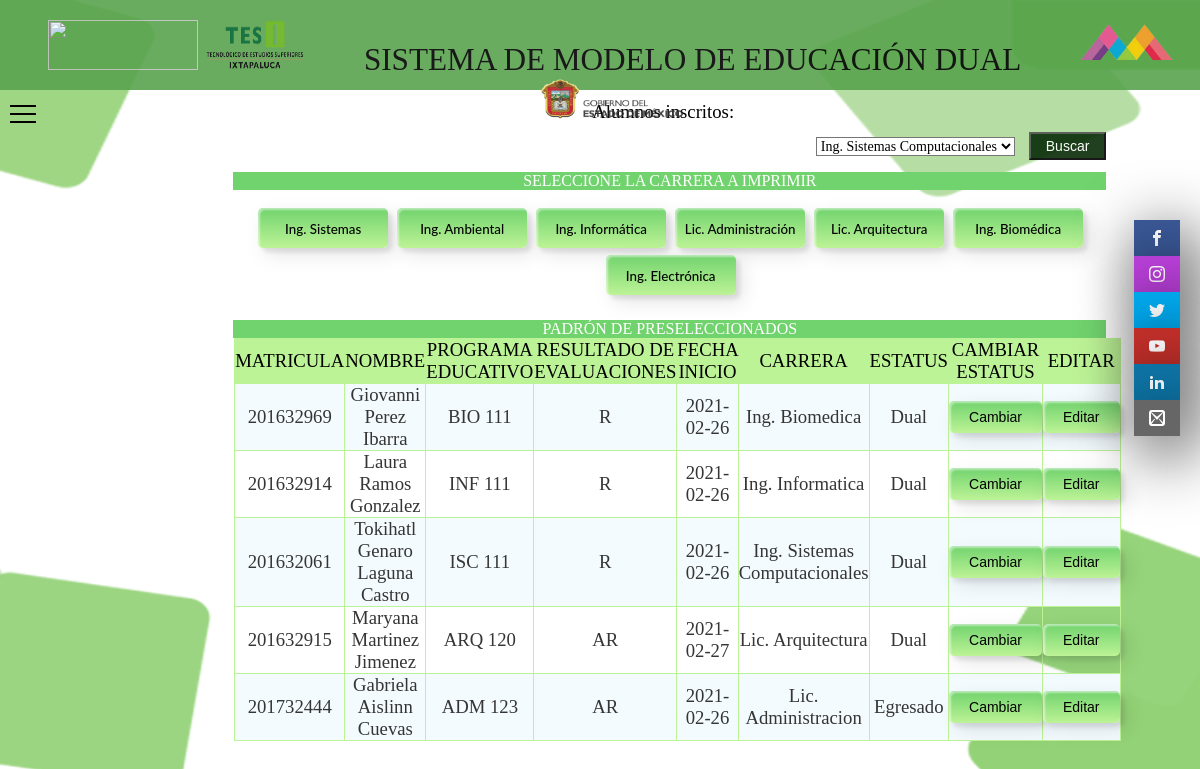
Page /verpadron.php (signed in) on the committed database.
### tables this page shows
CREATE TABLE `padron` (
  `id` int(10) NOT NULL,
  `matricula` int(10) NOT NULL,
  `Nombre_p` varchar(100) NOT NULL,
  `programa` varchar(100) NOT NULL,
  `resultado` varchar(100) NOT NULL,
  `fecha` varchar(100) NOT NULL,
  `carrera` varchar(100) NOT NULL,
  `estatus` varchar(50) NOT NULL
);

### verpadron.php (the view, shortened to what this page needs)
<?php
  $conexion=mysqli_connect('localhost','id16929386_modelodual','iU3EUE^6G<IzwOH$','id16929386_sistemadual');
 ?>
<!DOCTYPE html>
<html>
  <head>
    <link rel="stylesheet" type="text/css" href="css/alum-mentor.css"/>
    <link rel="stylesheet" type="text/css" href="fonts.css"/>
  </head>
<body class="grid-container">
  <header class="header">
      <img src="img/tecnm.png" alt="">
      <img src="img/tesi.png" alt="" class="image">
                    SISTEMA DE MODELO DE EDUCACIÓN DUAL
      <img src="img/edomex.png" alt="">
      <img src="img/gobierno.png" alt="">
  </header>
            <navbar class="navbar">
  <div class="screen">
    <div class="modal-container">
        <label id="label" for="input">
          <span class="hamburguer"></span>
          <span class="hamburguer"></span>
          <span class="hamburguer"></span>
        </label>
    </div>
  </div>
</navbar>
  <sidebar class="sidebar">
      <ul>
          <li><a href="https://www.facebook.com/TESIOficial/" target="_blank" class="icon-facebook"></a></li>
          <li><a href="https://www.instagram.com/tesioficial/" target="_blank" class="icon-instagram"></a></li>
          <li><a href="https://twitter.com/TESIOficial/" target="_blank" class="icon-twitter"></a></li>
          <li><a href="https://www.youtube.com/channel/UCBRZpGRpPlmOqv2c-OehMmA" target="_blank" class="icon-youtube"></a></li>
          <li><a href="https://www.linkedin.com/school/tesi-ixtapaluca/" target="_blank" class="icon-linkedin2"></a></li>
          <li><a href="mailto:dir_dixtapaluca@tesi.edu.mx" target="_blank" class="icon-mail2"></a></li>
      </ul>
  </sidebar>
 <main class="main">
    <h3>Alumnos inscritos:<br><br></h3>
    <ul class="boto">
    <form method="POST">
      <select class="controls" name="carrera">
          <option>Ing.  Sistemas Computacionales<br></option>
      </select>
      <button class="boton" name="buscar">Buscar</button>
    </form><br><br>
    <p>SELECCIONE LA CARRERA A IMPRIMIR</p>
          <br>
            <a href="alumnosistemas.php" target="_blank" style="text-decoration:none"> <button  class="custom-btn btn-12"><span>Generar PDF</span><span>Ing. Sistemas</span></button><a>
            <a href="alumnoambiental.php" target="_blank" style="text-decoration:none"><button class="custom-btn btn-12"><span>Generar PDF</span><span>Ing. Ambiental</span></button> </a>
            <a href="alumnoinformatica.php" target="_blank" style="text-decoration:none"><button class="custom-btn btn-12"><span>Generar PDF</span><span>Ing. Informática</span></button></a>
            <a href="alumnoadministracion.php" target="_blank" style="text-decoration:none">
           <button class="custom-btn btn-12"><span>Generar PDF</span><span>Lic. Administración</span></button></a>
            <a href="alumnoarquitectura.php" target="_blank" style="text-decoration:none"><button class="custom-btn btn-12"><span>Generar PDF</span><span>Lic. Arquitectura</span></button></a>
            <a href="alumnobiomedica.php" target="_blank" style="text-decoration:none"> <button class="custom-btn btn-12"><span>Generar PDF</span><span>Ing. Biomédica</span></button></a>
            <a href="alumnoelectronica.php" target="_blank" style="text-decoration:none">
            <button class="custom-btn btn-12" ><span>Generar PDF</span><span>Ing. Electrónica</span></button></a>
  <table border=1 class='tabla_datos'>
<?php
  if (isset($_POST['buscar'])) {
    $carrera = $_POST["carrera"];
    $query = "SELECT * FROM padron WHERE carrera LIKE '%".$carrera."%'";
    $query_searched = mysqli_query($conexion,$query);
    $count_results = mysqli_num_rows($query_searched);
    $_SESSION['buscar'] = 1;
    ?>
    <p>PADRÓN DE PRESELECCIONADOS <p>
  	<thead>
   <tr id='titulo'>
    <td>MATRICULA</td>
          <td>NOMBRE</td>
          <td>PROGRAMA EDUCATIVO</td>
          <td>RESULTADO DE EVALUACIONES</td>
          <td>FECHA INICIO</td>
          <td>CARRERA</td>
          <td>ESTATUS</td>
          <td>CAMBIAR ESTATUS</td>
          <td>EDITAR</td>
               </tr>
</thead>
    <?php
    if ($count_results > 0) {
        while ($mostrar = mysqlI_fetch_array($query_searched)) {
            ?>
     <tr>
      <td><center><?php echo $mostrar['matricula'] ?></center></td>
      <td><center><?php echo $mostrar['Nombre_p'] ?></center></td>
      <td><center><?php echo $mostrar['programa'] ?></center></td>
      <td><center><?php echo $mostrar['resultado'] ?></center></td>
      <td><center><?php echo $mostrar['fecha'] ?></center></td>
      <td><center><?php echo $mostrar['carrera'] ?></center></td>
      <td><center><?php echo $mostrar['estatus'] ?></center></td>
      <td><a href="cambiarestatus.php" style="text-decoration:none"><button class="boton1">
        Cambiar</button></a></td>
        <td><a href="actualiza.php?id=<?php echo $mostrar['id'];?>" style="text-decoration:none"><button class="boton1">
         Editar</button></a></td>
    </tr>
            </tr>
          <?php
        }
        ?>
        </table>
        <?php
    }
}else{
?>
<table border=1 class='tabla_datos'>
  <br>
 <p>PADRÓN DE PRESELECCIONADOS <p>
  	<thead>
   <tr id='titulo'>
        <td>MATRICULA</td>
          <td>NOMBRE</td>
          <td>PROGRAMA EDUCATIVO</td>
          <td>RESULTADO DE EVALUACIONES</td>
          <td>FECHA INICIO</td>
          <td>CARRERA</td>
          <td>ESTATUS</td>
          <td>CAMBIAR ESTATUS</td>
          <td>EDITAR</td>
</tr>
</thead>
<?php
    $sql="SELECT * from padron";
    $result=mysqli_query($conexion,$sql);
while($mostrar=mysqli_fetch_array($result)){
     ?>
    <tr>
      <td><center><?php echo $mostrar['matricula'] ?></center></td>
      <td><center><?php echo $mostrar['Nombre_p'] ?></center></td>
      <td><center><?php echo $mostrar['programa'] ?></center></td>
      <td><center><?php echo $mostrar['resultado'] ?></center></td>
      <td><center><?php echo $mostrar['fecha'] ?></center></td>
      <td><center><?php echo $mostrar['carrera'] ?></center></td>
      <td><center><?php echo $mostrar['estatus'] ?></center></td>
      <td><a href="cambiarestatus.php" style="text-decoration:none"><button class="boton1">
         Cambiar</button></a></td>
         <td><a href="actualiza.php?id=<?php echo $mostrar['id'];?>" style="text-decoration:none"><button class="boton1">
         Editar</button></a></td>
    </tr>
  <?php
}
}
   ?>
  </table>
  </main>
</body>
</html>

### verpadron.php (style rules this page uses)
body { background-image: url("img/fondotesi.png"); background-size: 100%; -moz-background-size: cover; -ms-background-size: cover; -o-background-size: cover; background-size: cover; background-attachment: fixed; background-repeat: no-repeat; background-position: bottom center; }

### rows in the picture
padron: matricula "201632969", Nombre_p "Giovanni Perez Ibarra", programa "BIO 111", resultado "R", fecha "2021-02-26", carrera "Ing. Biomedica", estatus "Dual"
padron: matricula "201632914", Nombre_p "Laura Ramos Gonzalez", programa "INF 111", resultado "R", fecha "2021-02-26", carrera "Ing. Informatica", estatus "Dual"
padron: matricula "201632061", Nombre_p "Tokihatl Genaro Laguna Castro", programa "ISC 111", resultado "R", fecha "2021-02-26", carrera "Ing. Sistemas Computacionales", estatus "Dual"
padron: matricula "201632915", Nombre_p "Maryana Martinez Jimenez", programa "ARQ 120", resultado "AR", fecha "2021-02-27", carrera "Lic. Arquitectura", estatus "Dual"
padron: matricula "201732444", Nombre_p "Gabriela Aislinn Cuevas", programa "ADM 123", resultado "AR", fecha "2021-02-26", carrera "Lic. Administracion", estatus "Egresado"
